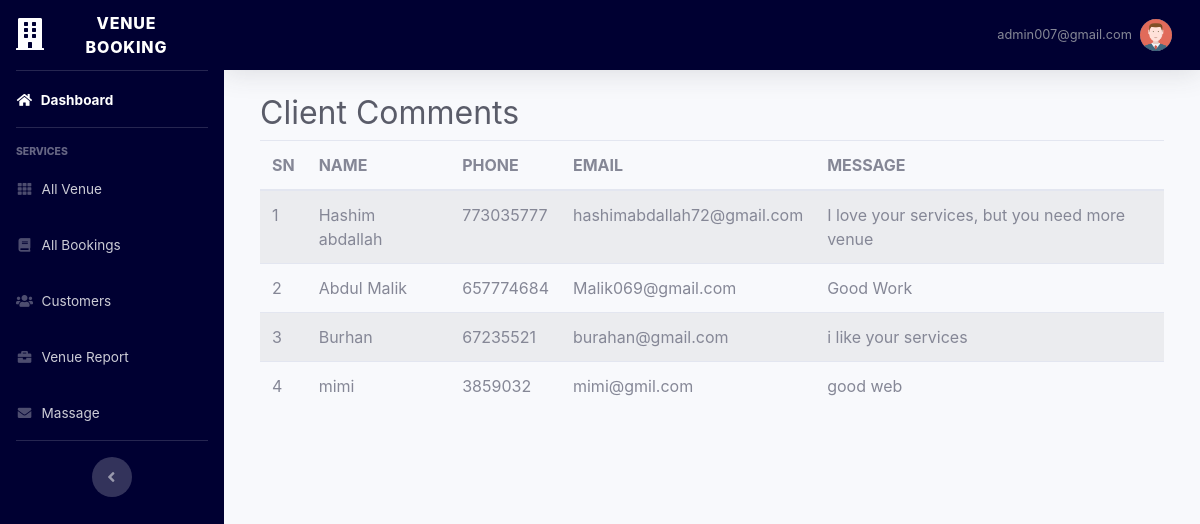
/admin/comment.php (signed in), run on the app's committed database.
### tables this page shows
CREATE TABLE `comment` (
  `commentId` int(11) NOT NULL,
  `comPhone` int(15) NOT NULL,
  `comName` varchar(50) NOT NULL,
  `comEmail` varchar(50) NOT NULL,
  `comMessage` varchar(200) NOT NULL
);

### admin/comment.php (the view, shortened to what this page needs)
<!DOCTYPE html>
<html lang="en">
<head>
    <link rel="stylesheet" href="https://cdnjs.cloudflare.com/ajax/libs/font-awesome/5.15.4/css/all.min.css"/>
</head>
<body>
<?php
 include('../include/Adminheader.php');
include('../include/navbar.php');
include('../include/AdminTopbar.php');
include('../Handler/connection.php');
$select_stmt = $conn->prepare("SELECT * FROM `comment`");
$select_stmt->execute();
$comments = $select_stmt->fetchAll();
?>
<div class="container-fluid">
		<div class="row">
			<main class="col-md-9 ms-sm-auto col-lg-12 px-md-4">
					<h1 class="h2 text-dark">Client Comments</h1>
				<div class="row">
					<div class="col-12">
						<div class="table-responsive">
							<table id="example" class="table table-striped table-hover">
								<thead>
                                    <tr>
                                        <th scope="col">SN</th>
                                        <th scope="col">NAME</th>
                                        <th scope="col">PHONE</th>
                                        <th scope="col">EMAIL</th>
                                        <th scope="col">MESSAGE</th>
                                    </tr>
								</thead>
								<tbody>
									<?php
										$sn = 1;
                                        foreach ($comments as $comment) {
									?>
											 <tr>
                                                <td> <?php echo $sn ?> </td>
                                                <td> <?php echo $comment['comName'] ?> </td>
                                                <td> <?php echo $comment['comPhone'] ?> </td>
                                                <td> <?php echo $comment['comEmail'] ?> </td>
                                                <td> <?php echo $comment['comMessage'] ?> </td>
                                            </tr>
									<?php $sn++;
									}?>
								</tbody>
							</table>
						</div>
					</div>
				</div>
			</main>
		</div>
	</div>
</body>
</html>

### Asset/css/style.css (style rules this page uses)
body { margin: 0; padding: 0; }

### data on the page
comment: comName "Hashim abdallah", comPhone "773035777", comEmail "hashimabdallah72@gmail.com", comMessage "I love your services, but you need more venue"
comment: comName "Abdul Malik", comPhone "657774684", comEmail "Malik069@gmail.com", comMessage "Good Work"
comment: comName "Burhan", comPhone "67235521", comEmail "burahan@gmail.com", comMessage "i like your services"
comment: comName "mimi", comPhone "3859032", comEmail "mimi@gmil.com", comMessage "good web"

### other printed values
$user "admin007@gmail.com"
